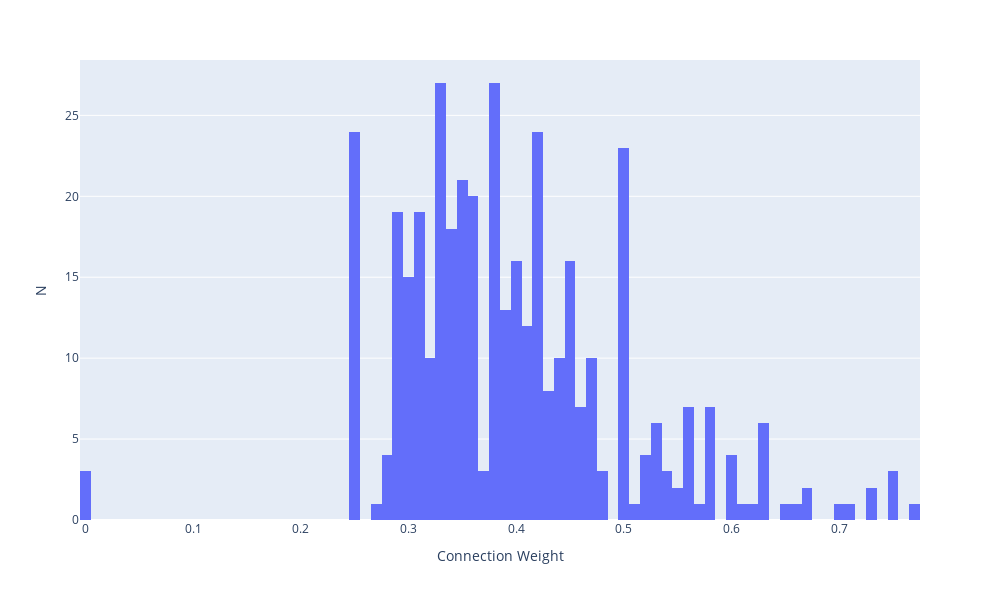

The code cell stored with this chart in its notebook:
### Code cell
fig = px.histogram(df_participant_nom,
                   x="Average_Weight",
                   nbins=100)
fig.update_layout(
    width=1000,
    height = 600,
    xaxis_title="Connection Weight", yaxis_title="N"
    #yaxis=dict(type='log')
)
fig.show()

### Figure 1 — Plotly figure (JSON) as saved in the notebook; plotly's stock layout.template omitted (floating-point values rounded to 4 significant figures; data arrays with more than 128 entries replaced by an {"elided": "..."} marker saying what was removed)
{"data": [{"alignmentgroup": "True", "bingroup": "x", "hovertemplate": "Average_Weight=%{x}<br>count=%{y}<extra></extra>", "legendgroup": "", "marker": {"color": "#636efa", "pattern": {"shape": ""}}, "name": "", "nbinsx": 100, "offsetgroup": "", "orientation": "v", "showlegend": false, "x": {"elided": "408 float values"}, "xaxis": "x", "yaxis": "y", "type": "histogram"}], "layout": {"xaxis": {"anchor": "y", "domain": [0.0, 1.0], "title": {"text": "Connection Weight"}}, "yaxis": {"anchor": "x", "domain": [0.0, 1.0], "title": {"text": "N"}}, "legend": {"tracegroupgap": 0}, "margin": {"t": 60}, "barmode": "relative", "width": 1000, "height": 600}}
